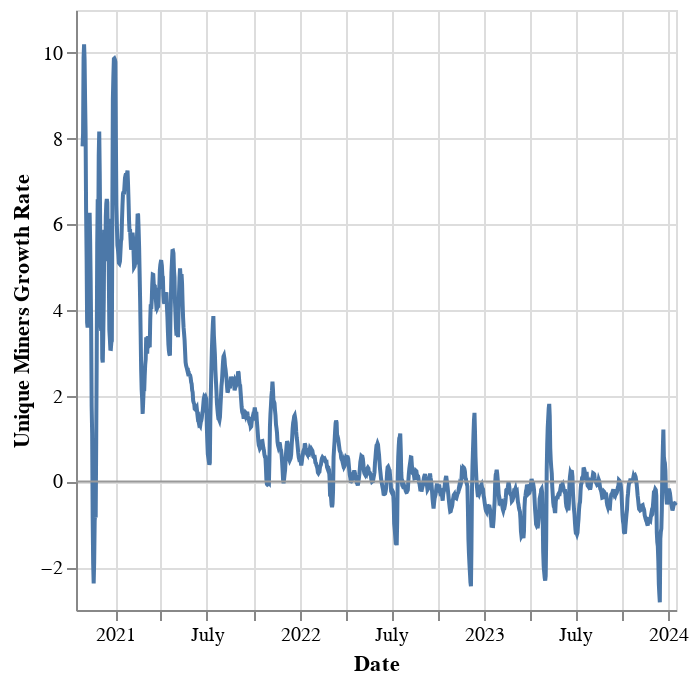

Notebook code cell kept with this figure:
### Markdown cell above
### Storage Providers With Power over Time Growth Rate (7 Days Rolling Mean)

### Code cell
# | output: true

daily_miners_with_power = (
    storage_provider_power_df[storage_provider_power_df["raw_power_pibs"] > 0]
    .groupby("date")
    .agg({"provider_id": "nunique"})
    .reset_index()
    .rename(columns={"date": "date", "provider_id": "unique_providers"})
)

daily_miners_with_power = daily_miners_with_power.assign(
    growth_rate=lambda df: df["unique_providers"].pct_change(
        periods=7).rolling(7).mean()
    * 100
)

c = (
    alt.Chart(daily_miners_with_power)
    .mark_line()
    .encode(
        x=alt.X("date:T", title="Date"),
        y=alt.Y("growth_rate:Q", title="Unique Miners Growth Rate"),
        tooltip=["date", "growth_rate"]
    )
    .properties(width="container")
    # .interactive(bind_y=False)
)

line = (
    alt.Chart(pd.DataFrame({"y": [0]}))
    .mark_rule()
    .encode(y="y", color=alt.value("#999"))
)

(c + line).display()

### Figure 1 — Vega-Lite specification as saved in the notebook (floating-point values rounded to 4 significant figures; data arrays with more than 128 entries replaced by an {"elided": "..."} marker saying what was removed)
{"usermeta": {"embedOptions": {"theme": "powerbi"}}, "config": {"view": {"continuousWidth": 300, "continuousHeight": 300}}, "layer": [{"data": {"name": "data-25ac379d7745f1d828fdb82f7369112f"}, "mark": {"type": "line"}, "encoding": {"tooltip": [{"field": "date", "type": "temporal"}, {"field": "growth_rate", "type": "quantitative"}], "x": {"field": "date", "title": "Date", "type": "temporal"}, "y": {"field": "growth_rate", "title": "Unique Miners Growth Rate", "type": "quantitative"}}}, {"data": {"name": "data-06fd9f850666401b4599de5588b60692"}, "mark": {"type": "rule"}, "encoding": {"color": {"value": "#999"}, "y": {"field": "y", "type": "quantitative"}}}], "width": "container", "$schema": "https://vega.github.io/schema/vega-lite/v5.16.3.json", "datasets": {"data-25ac379d7745f1d828fdb82f7369112f": {"elided": "1189 records"}, "data-06fd9f850666401b4599de5588b60692": [{"y": 0}]}}
